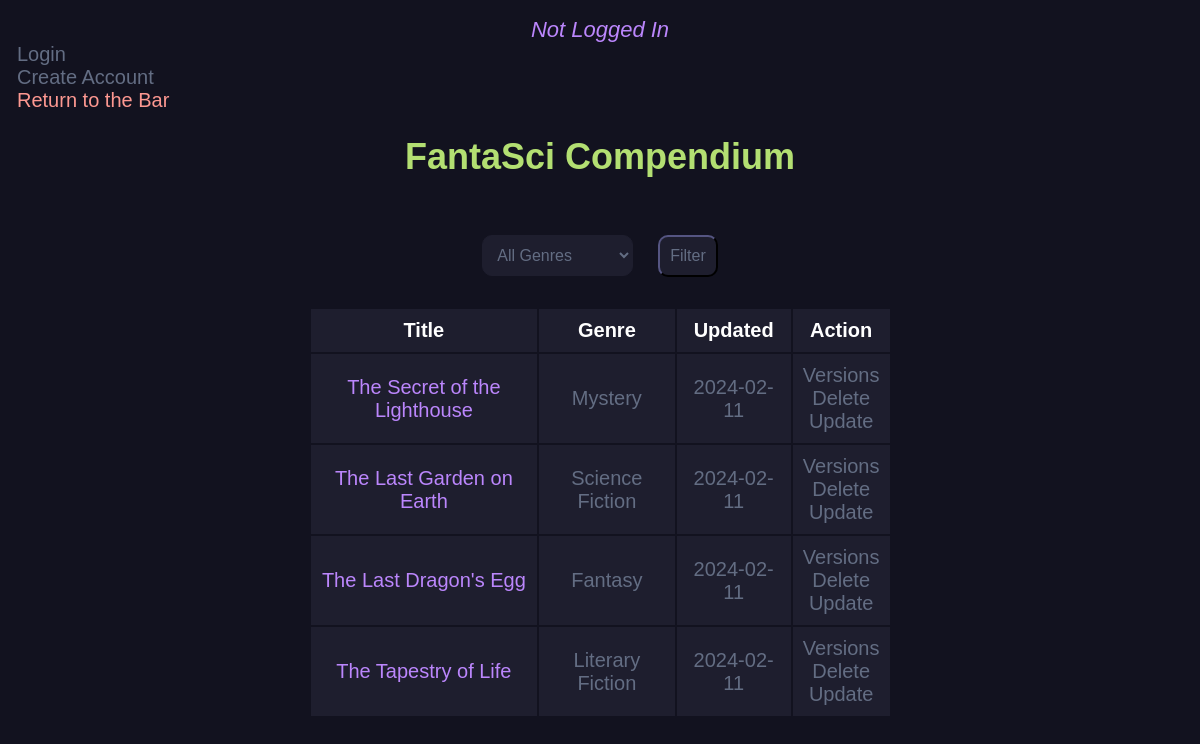
The app's page /story_db/ with its own data.
### main.py (models this page shows, shortened)
class NewStory(db.Model):
    id = db.Column(db.Integer, primary_key=True)
    title = db.Column(db.String(200), nullable=False)
    genre = db.Column(db.String(200), nullable=True)
    content = db.Column(db.Text, nullable=False)
    date_created = db.Column(db.DateTime, default=datetime.utcnow)
    author_id = db.Column(db.Integer, db.ForeignKey('user.id'), nullable=False)
    current_version_id = db.Column(db.Integer, db.ForeignKey('new_version.id'), nullable=True)
    __table_args__ = (
        ForeignKeyConstraint(['author_id'], ['user.id'], name='fk_new_story_author_id'),
        ForeignKeyConstraint(['current_version_id'], ['new_version.id'], name='fk_new_story_current_version_id')
    )
    current_version = db.relationship('NewVersion', foreign_keys=[current_version_id], post_update=True)
    versions = db.relationship('NewVersion', backref='story', lazy=True, foreign_keys='NewVersion.story_id')

### main.py (the view)
@app.route('/story_db/', methods=['GET', 'POST'])
def story_db():
    stories = NewStory.query.order_by(NewStory.date_created).all()
    unique_genres = set(story.genre for story in stories)
    if request.method == "POST":
        select_genre = request.form.get('Genre')
        if select_genre and select_genre != 'ALL':
            stories = [story for story in stories if story.genre == select_genre]
    return render_template('story_db.html', stories=stories, unique_genres=unique_genres, current_user=current_user)

### templates/story_db.html (shortened to what this page needs)
<link rel="stylesheet" href="{{ url_for('static', filename='css/story_db.css') }}">
{% block body %}
{% if current_user.is_authenticated %}
	<a href="/logout/" class="button">Logout</a><br>
	<a href="/" class="return-to-bar">Return to the Bar</a>
	<div style = "text-align: center;">
		<em style = "color: #636d83; font-size: 22px; font-family: sans-serif;">
			Hello, {{ current_user.username }}!
		</em>
		<br>
	</div>
{% else %}
	<div style= "text-align: center;">
			<em style = "color: #BB86FC; font-size: 22px; font-family: sans-serif" >Not Logged In</em>
		</div>
		<a href="/login/" class="button">Login</a><br>
		<a href="/register/" class="button">Create Account</a><br>
		<a href="/" class="return-to-bar">Return to the Bar</a>
{% endif %}
<div class="content">
	<h1 style="text-align: center;">FantaSci Compendium</h1><br>
	{% if stories|length < 1 %}
	<h4 style="text-align: center;"> It is a quiet night,<br>
		<br><a href="/">Return to the Bar and Tell us a Story</a>
	</h4>
	{% else %}
	<div class = "form-cont">
	<form method="POST">
		<select class="form-input" name="Genre">
			<option value="ALL">All Genres</option>
		</select>
		<button class="form-input" type="submit">Filter</button>
	</form>
    </div>
	<table class="center-table">
		<tr>
			<th>Title</th>
			<th>Genre</th>
			<th>Updated</th>
			<th>Action</th>
		</tr>
		{%for story in stories %}
		<tr>
			<td><a href="{{ url_for('view_story', id=story.id) }}" class="story-link">{{ story.title }}</a></td>
			<td>{{story.genre}}</td>
			<td>{{ story.date_created.date() }}</td>
			<td>
				<a href="/versions/{{ story.id }}">Versions</a>
				<br>
				<a href="/delete/{{ story.id }}">Delete</a>
				<br>
				<a href="/update/{{ story.id }}">Update</a>
			</td>
		</tr>
		{% endfor %}
	</table>
	{% endif %}
</div>
{% endblock %}

### static/css/story_db.css (style rules this page uses)
h1 { font-size: 36px; color: #B3DF72; text-align: center; font-family: sans-serif; }
a { color: #636d83; font-size: 20px; font-family: sans-serif; text-decoration: none; }
.center-table { margin-left: auto; margin-right: auto; width: 50%; }
td { background-color: #1e1e2e; color: #636d83; font-family: sans-serif; font-size: 20px; text-align: center; padding: 10; }
th { background-color: #1e1e2e; color: white; font-family: sans-serif; font-size: 20px; text-align: center; padding: 10; }
.story-link { color: #BB86FC; }
.return-to-bar { color: #FD9891; }
.form-cont { display: flex; justify-content: center; align-items: center; margin: 0 auto; width: 100%; }
.form-input { height: auto; width: auto; margin: 10; color: #636d83; font-size: 16px; font-family: sans-serif; border-radius: 10px; border-color: #1e1e2e; background: #1e1e2e; padding: 10; }

### records on screen
NewStory: title "The Secret of the Lighthouse", genre "Mystery", date_created "2024-02-11"
NewStory: title "The Last Garden on Earth", genre "Science Fiction", date_created "2024-02-11"
NewStory: title "The Last Dragon's Egg", genre "Fantasy", date_created "2024-02-11"
NewStory: title "The Tapestry of Life", genre "Literary Fiction", date_created "2024-02-11"
